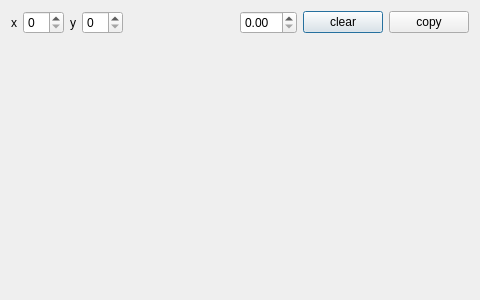
<?xml version="1.0" encoding="UTF-8"?>
<ui version="4.0">
 <class>plotSingle</class>
 <widget class="QDialog" name="plotSingle">
  <property name="geometry">
   <rect>
    <x>0</x>
    <y>0</y>
    <width>480</width>
    <height>300</height>
   </rect>
  </property>
  <property name="windowTitle">
   <string>Dialog</string>
  </property>
  <layout class="QHBoxLayout" name="horizontalLayout_2">
   <item>
    <layout class="QVBoxLayout" name="verticalLayout">
     <item>
      <layout class="QHBoxLayout" name="horizontalLayout">
       <item>
        <widget class="QLabel" name="label">
         <property name="text">
          <string>x</string>
         </property>
         <property name="buddy">
          <cstring>xSelector</cstring>
         </property>
        </widget>
       </item>
       <item>
        <widget class="QSpinBox" name="xSelector"/>
       </item>
       <item>
        <widget class="QLabel" name="label_2">
         <property name="text">
          <string>y</string>
         </property>
         <property name="buddy">
          <cstring>ySelector</cstring>
         </property>
        </widget>
       </item>
       <item>
        <widget class="QSpinBox" name="ySelector"/>
       </item>
       <item>
        <spacer name="horizontalSpacer">
         <property name="orientation">
          <enum>Qt::Horizontal</enum>
         </property>
         <property name="sizeHint" stdset="0">
          <size>
           <width>40</width>
           <height>20</height>
          </size>
         </property>
        </spacer>
       </item>
       <item>
        <widget class="QDoubleSpinBox" name="updateIntervallSpinBox">
         <property name="toolTip">
          <string>Update Intervall</string>
         </property>
        </widget>
       </item>
       <item>
        <widget class="QPushButton" name="clearButton">
         <property name="text">
          <string>clear</string>
         </property>
        </widget>
       </item>
       <item>
        <widget class="QPushButton" name="copyButton">
         <property name="text">
          <string>copy</string>
         </property>
        </widget>
       </item>
      </layout>
     </item>
     <item>
      <widget class="QwtPlot" name="singlePlotView">
       <property name="sizePolicy">
        <sizepolicy hsizetype="Expanding" vsizetype="Expanding">
         <horstretch>0</horstretch>
         <verstretch>0</verstretch>
        </sizepolicy>
       </property>
      </widget>
     </item>
    </layout>
   </item>
  </layout>
  <action name="actionCopy_to_Clipboard">
   <property name="text">
    <string>Copy to Clipboard</string>
   </property>
  </action>
 </widget>
 <customwidgets>
  <customwidget>
   <class>QwtPlot</class>
   <extends>QFrame</extends>
   <header>qwt_plot.h</header>
   <container>1</container>
  </customwidget>
 </customwidgets>
 <resources/>
 <connections>
  <connection>
   <sender>copyButton</sender>
   <signal>clicked()</signal>
   <receiver>actionCopy_to_Clipboard</receiver>
   <slot>trigger()</slot>
   <hints>
    <hint type="sourcelabel">
     <x>430</x>
     <y>30</y>
    </hint>
    <hint type="destinationlabel">
     <x>-1</x>
     <y>-1</y>
    </hint>
   </hints>
  </connection>
 </connections>
</ui>
